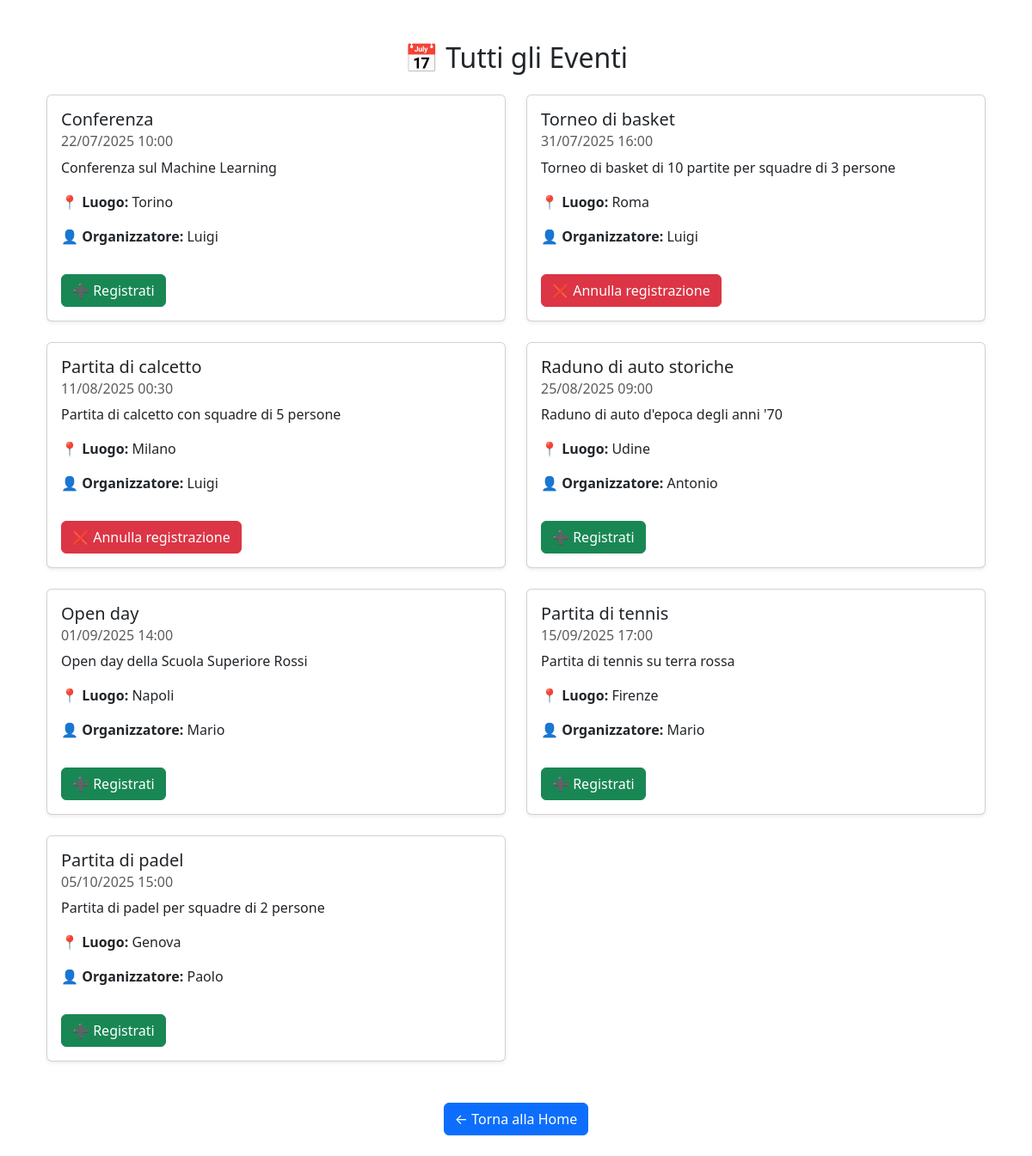
The app's page /events/ (signed in) with its own data.
### events/models.py (models this page shows, shortened)
class Event(models.Model):
    title = models.CharField(max_length=100)
    description = models.TextField()
    date = models.DateTimeField()
    location = models.CharField(max_length=200)
    organizer = models.ForeignKey(
        settings.AUTH_USER_MODEL,
        on_delete=models.CASCADE,
        related_name='organized_events',
        limit_choices_to={'user_type': 'organizer'}
    )
    class Meta:
        permissions = [
            ("can_view_all_events", "Può vedere tutti gli eventi"),
            ("can_register_for_event", "Può registrarsi a un evento"),
            ("can_unregister_from_event", "Può annullare la registrazione a un evento"),
            ("can_view_own_registrations", "Può vedere le proprie registrazioni"),
            ("can_create_event", "Può creare eventi"),
            ("can_delete_event", "Può eliminare eventi"),
            ("can_edit_event", "Può modificare eventi"),
            ("can_view_created_events", "Può vedere eventi organizzati"),
            ("can_view_attendees_list", "Può vedere gli iscritti a un evento"),
        ]

### users/models.py (models this page shows, shortened)
class CustomUser(AbstractUser):
    USER_TYPES = [
        ('attendee', 'Attendee'),
        ('organizer', 'Organizer'),
    ]
    user_type = models.CharField(
        max_length=10,
        choices=USER_TYPES,
        default='attendee',
        verbose_name="Tipo utente",
        help_text="Seleziona il tipo di utente: partecipante o organizzatore."
    )
    email = models.EmailField(unique=True)

### events/views.py (the view)
# urls.py: path('events/', EventListView.as_view(), name='view_events'),
class EventListView(LoginRequiredMixin, PermissionRequiredMixin, ListView):
    permission_required = 'events.can_view_all_events'
    raise_exception = True
    model = Event
    template_name = 'events/view_events.html'
    context_object_name = 'events'
    ordering = ['date']
    def get_context_data(self, **kwargs):
        ctx = super().get_context_data(**kwargs)
        regs = Registration.objects.filter(user=self.request.user)
        ctx['registered_event_ids'] = {r.event_id for r in regs}
        return ctx

### events/templates/events/view_events.html (shortened to what this page needs)
{% extends "events/base.html" %}
{% load static %}
{% block content %}
<div class="container mt-5">
    <h2 class="mb-4 text-center">📅 Tutti gli Eventi</h2>
    {% if events %}
        <div class="row row-cols-1 row-cols-md-2 g-4">
            {% for event in events %}
                <div class="col">
                    <div class="card h-100 shadow-sm">
                        <div class="card-body">
                            <h5 class="card-title">{{ event.title }}</h5>
                            <h6 class="card-subtitle mb-2 text-muted">{{ event.date|date:"d/m/Y H:i" }}</h6>
                            <p class="card-text">{{ event.description|truncatewords:25 }}</p>
                            <p class="card-text"><strong>📍 Luogo:</strong> {{ event.location }}</p>
                            <p class="card-text"><strong>👤 Organizzatore:</strong> {{ event.organizer.username }}</p>
                            {% if event.id in registered_event_ids %}
                                <form method="post" action="{% url 'unregister_event' event.id %}">
                                    <button type="submit" class="btn btn-danger mt-3">❌ Annulla registrazione</button>
                                </form>
                            {% else %}
                                <form method="post" action="{% url 'register_event' event.id %}">
                                    <button type="submit" class="btn btn-success mt-3">➕ Registrati</button>
                                </form>
                            {% endif %}
                        </div>
                    </div>
                </div>
            {% endfor %}
        </div>
    {% else %}
        <p class="text-center">Nessun evento disponibile.</p>
    {% endif %}
</div>
<div class="container mt-5">
    <div class="text-center mb-4">
        <a href="{% url 'home' %}" class="btn btn-primary">
            ← Torna alla Home
        </a>
    </div>
</div>
{% endblock %}

### events/templates/events/base.html (shortened to what this page needs)
<!DOCTYPE html>
<html lang="it">
<head>
    <link href="https://cdn.jsdelivr.net/npm/bootstrap@5.3.0/dist/css/bootstrap.min.css" rel="stylesheet">
</head>
<body>
    <div class="container mt-5">
        {% block content %}{% endblock %}
    </div>
</body>
</html>

### records on screen
Event: title "Conferenza", date "22/07/2025 10:00", description "Conferenza sul Machine Learning", location "Torino", organizer.username "Luigi", shows "➕ Registrati"
Event: title "Torneo di basket", date "31/07/2025 16:00", description "Torneo di basket di 10 partite per squadre di 3 persone", location "Roma", organizer.username "Luigi", shows "❌ Annulla registrazione"
Event: title "Partita di calcetto", date "11/08/2025 00:30", description "Partita di calcetto con squadre di 5 persone", location "Milano", organizer.username "Luigi", shows "❌ Annulla registrazione"
Event: title "Raduno di auto storiche", date "25/08/2025 09:00", description "Raduno di auto d'epoca degli anni '70", location "Udine", organizer.username "Antonio", shows "➕ Registrati"
Event: title "Open day", date "01/09/2025 14:00", description "Open day della Scuola Superiore Rossi", location "Napoli", organizer.username "Mario", shows "➕ Registrati"
Event: title "Partita di tennis", date "15/09/2025 17:00", description "Partita di tennis su terra rossa", location "Firenze", organizer.username "Mario", shows "➕ Registrati"
Event: title "Partita di padel", date "05/10/2025 15:00", description "Partita di padel per squadre di 2 persone", location "Genova", organizer.username "Paolo", shows "➕ Registrati"
